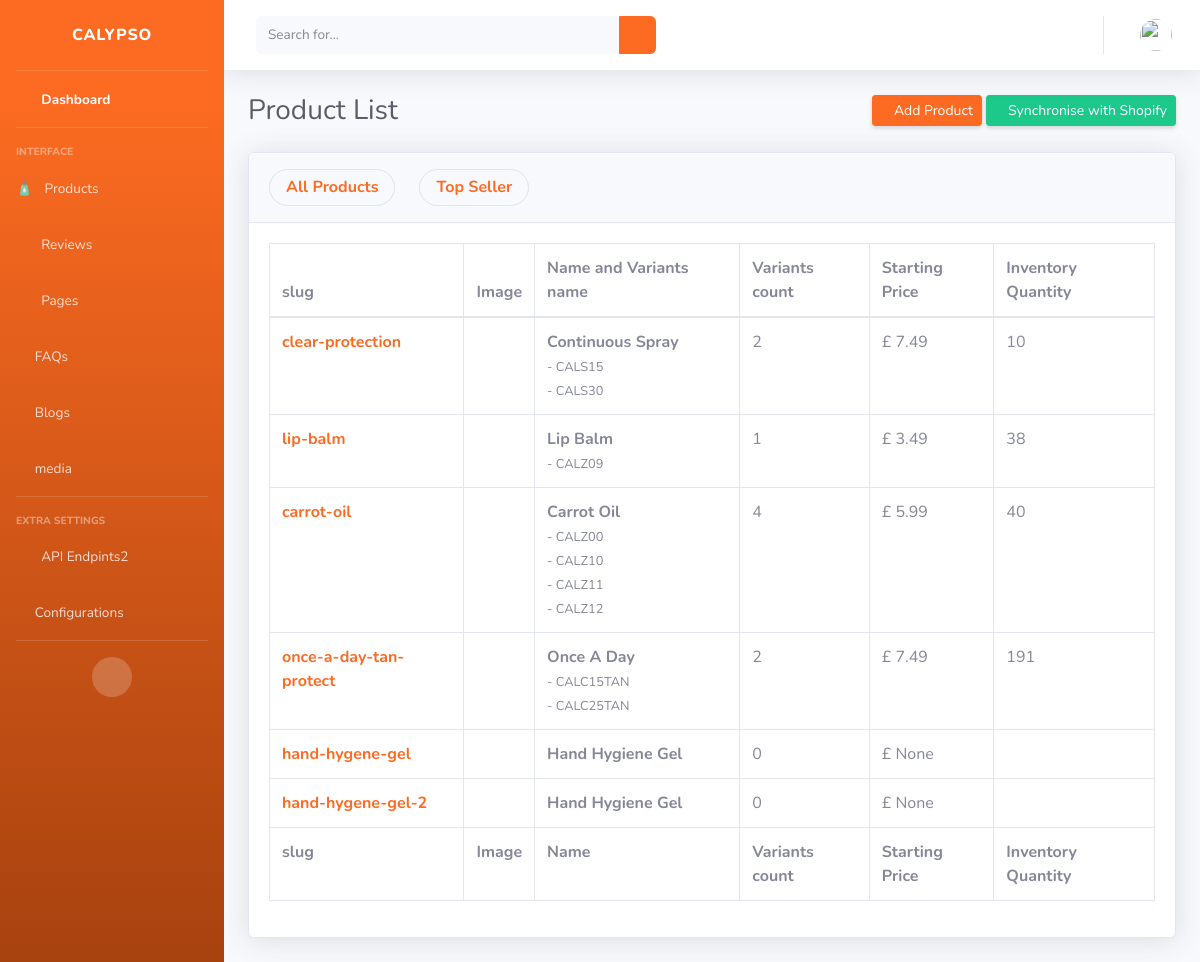
Screenshot of /dashboard/products/?top=yes (signed in) with the database file from the repository.
### product/models/product.py (models this page shows, shortened)
class Product(models.Model):
    name = models.CharField(
        max_length=300,
        verbose_name=_('name'),
    )
    sub_title = models.CharField(
        max_length=300,
        verbose_name=_('sub title'),
    )
    slug = models.SlugField(
        unique=True,
        verbose_name=_("slug"),
    )
    description = models.TextField(
        null=True,
        blank=True,
    )
    direction_of_use = models.TextField(
        null=True,
        blank=True,
    )
    tags = models.ManyToManyField(
        to=Tag,
        blank=True,
        verbose_name=_("tags"),
    )
    keyword = models.ManyToManyField(
        to=Keyword,
        blank=True,
        verbose_name=_("keywords"),
    )
    types = models.ManyToManyField(
        to=ProductType,
        verbose_name=_("types"),
        blank=True,
    )
    top_seller = models.BooleanField(
        default=False,
    )
    @property
    def all_images(self):
        from product.models import ProductImage
        return ProductImage.objects.filter(variant__product=self)
    @property
    def main_image_object(self):
        main_image = self.all_images.filter(main=True)
        if len(main_image) >= 1:
            return self.all_images.filter(main=True).first()
        return self.all_images.first()
    @property
    def lowest_variant_price(self):
        list_of_prices = []
        for variant in self.variants.all():
            list_of_prices.append(variant.price)
        try:
            lowest_price = min(("%.2f" % sub) for sub in list_of_prices)
        except:
            lowest_price = None
        return lowest_price
    @property
    def main_image(self):
        try:
            main_image_object = self.main_image_object
            main_image = main_image_object.get_absolute_image_url
        except:
            main_image = None
        return main_image

### product/models/product_variant.py (models this page shows, shortened)
class ProductVariant(models.Model):
    sku = models.CharField(
        max_length=100,
        blank=True,
        unique=True,
    )
    product = models.ForeignKey(
        to=Product,
        null=True,
        on_delete=models.CASCADE,
        related_name="variants",
    )
    name = models.CharField(
        max_length=255,
        null=True,
        blank=True,
        default="",
    )
    shopify_rest_variant_id = models.CharField(
        max_length=355,
        blank=True,
        null=True,
    )
    shopify_storefront_variant_id = models.CharField(
        max_length=355,
        blank=True,
        null=True,
    )
    date_first_available = models.DateField(
        auto_now=False,
        auto_now_add=False,
        null=True,
        blank=True,
    )
    date_last_modified = models.DateField(
        auto_now=True,
        null=True,
        blank=True,
    )
    claims = models.TextField(
        blank=True,
        null=True,
    )
    ingredients = models.ManyToManyField(
        to=Ingredient,
        blank=True,
        verbose_name=_("ingredients"),
    )
    discontinued = models.BooleanField(
        default=False,
    )
    size = models.CharField(
        max_length=200,
        null=True,
        blank=True,
    )
    rrp = models.FloatField(
        blank=True,
        null=True,
    )
    price = models.FloatField(
        blank=True,
        null=True,
        default=0,
    )
    inventory_quantity = models.IntegerField(
        blank=True,
        null=True,
    )

### dashboard/views.py (the view)
# urls.py: path('products/', views.products, name="products"),
@staff_required(login_url="/login")
def products(request):
    product = Product.objects.all()
    top_seller = request.GET.get('top', None)
    if top_seller is not None and top_seller.lower() == "yes":
        product = product.filter(top_seller=True)
    context = {
        "products": product
    }
    return render(request, "dashboard/products/products.html", context=context)

### dashboard/views.py (called while the page is built)
def staff_required(login_url=None, *args, **kwargs):
    return user_passes_test(lambda u: u.is_staff, login_url=login_url)

### product/models/product_image.py (called while the page is built)
    @property
    def get_absolute_image_url(self):
        request = None
        return "{0}{1}".format(get_current_site(request).domain, self.image.url)

### templates/dashboard/products/products.html (shortened to what this page needs)
{% extends "dashboard/admin-base.html" %} {% load static %}
{% load thumbnail %}
{% block content %}
<div class="container-fluid">
  <div class="d-sm-flex align-items-center justify-content-between mb-4">
    <h1 class="h3 mb-0 text-gray-800">Product List</h1>
    <div>
      <a
        href="{% url "dashboard:product-create" %}"
        class="d-none d-sm-inline-block btn btn-sm btn-primary shadow-sm"
      >
        <i class="fas fa-plus fa-sm text-white-50"></i>
        Add Product
      </a>
      <a
        href="{% url "dashboard:shopify-sync" %}"
        class="d-none d-sm-inline-block btn btn-sm btn-success shadow-sm"
      >
        <i class="fas fa-sync fa-sm text-white-50"></i>
        Synchronise with Shopify
      </a>
    </div>
  </div>
  <div class="card shadow mb-4">
    <div class="card-header py-3">
      <a href="{% url "dashboard:products" %}" style="float:left;" class="nav-link mr-4 panel-tab">
      <h6 class="m-0 font-weight-bold text-primary">All Products</h6>
      </a>
      <a href="{% url "dashboard:products" %}?top=yes" style="float:left;" class="nav-link mr-4 panel-tab">
      <h6 class="m-0 font-weight-bold text-primary">Top Seller</h6>
      </a>
    </div>
    <div class="card-body">
      <div class="table-responsive">
        <table
          class="table table-bordered table-hover"
          id="dataTable"
          width="100%"
          cellspacing="0"
        >
          <thead>
            <tr>
              <th scope="col">slug</th>
              <th scope="col">Image</th>
              <th scope="col">Name and Variants name</th>
              <th scope="col">Variants count</th>
              <th scope="col">Starting Price</th>
              <th scope="col">Inventory Quantity</th>
            </tr>
          </thead>
          <tfoot>
            <tr>
              <th scope="col">slug</th>
              <th scope="col">Image</th>
              <th scope="col">Name</th>
              <th scope="col">Variants count</th>
              <th scope="col">Starting Price</th>
              <th scope="col">Inventory Quantity</th>
            </tr>
          </tfoot>
          <tbody>
            {% for product in products %}
            <tr>
              <th scope="row"><a href="{% url "dashboard:product-edit" product.slug %}">{{ product.slug }}</a></th>
              <td>
              </td>
              <td>
                <strong>{{ product.name }}</strong><br />
                {% for variant in product.variants.all %}
                <small
                  >{{ variant_name}}  -
                  {{variant.sku}}</small
                ><br />
                {% endfor %}
              </td>
              <td>
                {{ product.variants.count }}
              </td>
              <td>£ {{ product.lowest_variant_price }}</td>
              <td>{{ product.variants.first.inventory_quantity }}</td>
            </tr>
            {% endfor %}
          </tbody>
        </table>
      </div>
    </div>
  </div>
</div>
{% endblock %}

### rows the page displays
Product: slug "clear-protection", name "Continuous Spray", variants.count "2", lowest_variant_price "7.49", variants.first.inventory_quantity "10"
ProductVariant: sku "CALS15"
ProductVariant: sku "CALS30"
Product: slug "lip-balm", name "Lip Balm", variants.count "1", lowest_variant_price "3.49", variants.first.inventory_quantity "38"
ProductVariant: sku "CALZ09"
Product: slug "carrot-oil", name "Carrot Oil", variants.count "4", lowest_variant_price "5.99", variants.first.inventory_quantity "40"
ProductVariant: sku "CALZ00"
ProductVariant: sku "CALZ10"
ProductVariant: sku "CALZ11"
ProductVariant: sku "CALZ12"
Product: slug "once-a-day-tan-protect", name "Once A Day", variants.count "2", lowest_variant_price "7.49", variants.first.inventory_quantity "191"
ProductVariant: sku "CALC15TAN"
ProductVariant: sku "CALC25TAN"
Product: slug "hand-hygene-gel", name "Hand Hygiene Gel", variants.count "0", lowest_variant_price "None"
Product: slug "hand-hygene-gel-2", name "Hand Hygiene Gel", variants.count "0", lowest_variant_price "None"
